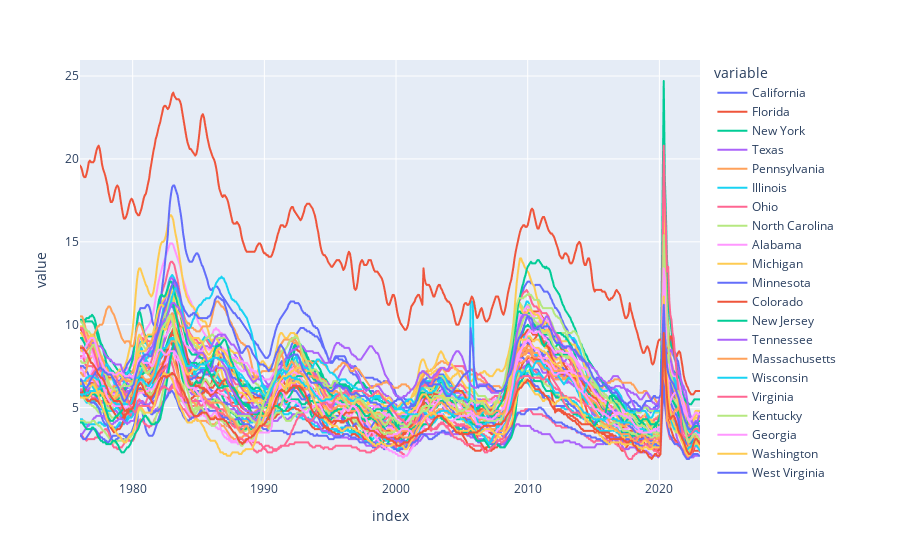

The notebook cell saved with this chart:
### Code cell
px.line(unemp_states)

### Figure 1 — Plotly figure (JSON) as saved in the notebook; plotly's stock layout.template omitted (floating-point values rounded to 4 significant figures; data arrays with more than 128 entries replaced by an {"elided": "..."} marker saying what was removed)
{"data": [{"hovertemplate": "variable=California<br>index=%{x}<br>value=%{y}<extra></extra>", "legendgroup": "California", "line": {"color": "#636efa", "dash": "solid"}, "marker": {"symbol": "circle"}, "mode": "lines", "name": "California", "showlegend": true, "type": "scattergl", "x": {"elided": "564 str values"}, "xaxis": "x", "y": {"elided": "564 float values"}, "yaxis": "y"}, {"hovertemplate": "variable=Florida<br>index=%{x}<br>value=%{y}<extra></extra>", "legendgroup": "Florida", "line": {"color": "#EF553B", "dash": "solid"}, "marker": {"symbol": "circle"}, "mode": "lines", "name": "Florida", "showlegend": true, "type": "scattergl", "x": {"elided": "564 str values"}, "xaxis": "x", "y": {"elided": "564 float values"}, "yaxis": "y"}, {"hovertemplate": "variable=New York<br>index=%{x}<br>value=%{y}<extra></extra>", "legendgroup": "New York", "line": {"color": "#00cc96", "dash": "solid"}, "marker": {"symbol": "circle"}, "mode": "lines", "name": "New York", "showlegend": true, "type": "scattergl", "x": {"elided": "564 str values"}, "xaxis": "x", "y": {"elided": "564 float values"}, "yaxis": "y"}, {"hovertemplate": "variable=Texas<br>index=%{x}<br>value=%{y}<extra></extra>", "legendgroup": "Texas", "line": {"color": "#ab63fa", "dash": "solid"}, "marker": {"symbol": "circle"}, "mode": "lines", "name": "Texas", "showlegend": true, "type": "scattergl", "x": {"elided": "564 str values"}, "xaxis": "x", "y": {"elided": "564 float values"}, "yaxis": "y"}, {"hovertemplate": "variable=Pennsylvania<br>index=%{x}<br>value=%{y}<extra></extra>", "legendgroup": "Pennsylvania", "line": {"color": "#FFA15A", "dash": "solid"}, "marker": {"symbol": "circle"}, "mode": "lines", "name": "Pennsylvania", "showlegend": true, "type": "scattergl", "x": {"elided": "564 str values"}, "xaxis": "x", "y": {"elided": "564 float values"}, "yaxis": "y"}, {"hovertemplate": "variable=Illinois<br>index=%{x}<br>value=%{y}<extra></extra>", "legendgroup": "Illinois", "line": {"color": "#19d3f3", "dash": "solid"}, "marker": {"symbol": "circle"}, "mode": "lines", "name": "Illinois", "showlegend": true, "type": "scattergl", "x": {"elided": "564 str values"}, "xaxis": "x", "y": {"elided": "564 float values"}, "yaxis": "y"}, {"hovertemplate": "variable=Ohio<br>index=%{x}<br>value=%{y}<extra></extra>", "legendgroup": "Ohio", "line": {"color": "#FF6692", "dash": "solid"}, "marker": {"symbol": "circle"}, "mode": "lines", "name": "Ohio", "showlegend": true, "type": "scattergl", "x": {"elided": "564 str values"}, "xaxis": "x", "y": {"elided": "564 float values"}, "yaxis": "y"}, {"hovertemplate": "variable=North Carolina<br>index=%{x}<br>value=%{y}<extra></extra>", "legendgroup": "North Carolina", "line": {"color": "#B6E880", "dash": "solid"}, "marker": {"symbol": "circle"}, "mode": "lines", "name": "North Carolina", "showlegend": true, "type": "scattergl", "x": {"elided": "564 str values"}, "xaxis": "x", "y": {"elided": "564 float values"}, "yaxis": "y"}, {"hovertemplate": "variable=Alabama<br>index=%{x}<br>value=%{y}<extra></extra>", "legendgroup": "Alabama", "line": {"color": "#FF97FF", "dash": "solid"}, "marker": {"symbol": "circle"}, "mode": "lines", "name": "Alabama", "showlegend": true, "type": "scattergl", "x": {"elided": "564 str values"}, "xaxis": "x", "y": {"elided": "564 float values"}, "yaxis": "y"}, {"hovertemplate": "variable=Michigan<br>index=%{x}<br>value=%{y}<extra></extra>", "legendgroup": "Michigan", "line": {"color": "#FECB52", "dash": "solid"}, "marker": {"symbol": "circle"}, "mode": "lines", "name": "Michigan", "showlegend": true, "type": "scattergl", "x": {"elided": "564 str values"}, "xaxis": "x", "y": {"elided": "564 float values"}, "yaxis": "y"}, {"hovertemplate": "variable=Minnesota<br>index=%{x}<br>value=%{y}<extra></extra>", "legendgroup": "Minnesota", "line": {"color": "#636efa", "dash": "solid"}, "marker": {"symbol": "circle"}, "mode": "lines", "name": "Minnesota", "showlegend": true, "type": "scattergl", "x": {"elided": "564 str values"}, "xaxis": "x", "y": {"elided": "564 float values"}, "yaxis": "y"}, {"hovertemplate": "variable=Colorado<br>index=%{x}<br>value=%{y}<extra></extra>", "legendgroup": "Colorado", "line": {"color": "#EF553B", "dash": "solid"}, "marker": {"symbol": "circle"}, "mode": "lines", "name": "Colorado", "showlegend": true, "type": "scattergl", "x": {"elided": "564 str values"}, "xaxis": "x", "y": {"elided": "564 float values"}, "yaxis": "y"}, {"hovertemplate": "variable=New Jersey<br>index=%{x}<br>value=%{y}<extra></extra>", "legendgroup": "New Jersey", "line": {"color": "#00cc96", "dash": "solid"}, "marker": {"symbol": "circle"}, "mode": "lines", "name": "New Jersey", "showlegend": true, "type": "scattergl", "x": {"elided": "564 str values"}, "xaxis": "x", "y": {"elided": "564 float values"}, "yaxis": "y"}, {"hovertemplate": "variable=Tennessee<br>index=%{x}<br>value=%{y}<extra></extra>", "legendgroup": "Tennessee", "line": {"color": "#ab63fa", "dash": "solid"}, "marker": {"symbol": "circle"}, "mode": "lines", "name": "Tennessee", "showlegend": true, "type": "scattergl", "x": {"elided": "564 str values"}, "xaxis": "x", "y": {"elided": "564 float values"}, "yaxis": "y"}, {"hovertemplate": "variable=Massachusetts<br>index=%{x}<br>value=%{y}<extra></extra>", "legendgroup": "Massachusetts", "line": {"color": "#FFA15A", "dash": "solid"}, "marker": {"symbol": "circle"}, "mode": "lines", "name": "Massachusetts", "showlegend": true, "type": "scattergl", "x": {"elided": "564 str values"}, "xaxis": "x", "y": {"elided": "564 float values"}, "yaxis": "y"}, {"hovertemplate": "variable=Wisconsin<br>index=%{x}<br>value=%{y}<extra></extra>", "legendgroup": "Wisconsin", "line": {"color": "#19d3f3", "dash": "solid"}, "marker": {"symbol": "circle"}, "mode": "lines", "name": "Wisconsin", "showlegend": true, "type": "scattergl", "x": {"elided": "564 str values"}, "xaxis": "x", "y": {"elided": "564 float values"}, "yaxis": "y"}, {"hovertemplate": "variable=Virginia<br>index=%{x}<br>value=%{y}<extra></extra>", "legendgroup": "Virginia", "line": {"color": "#FF6692", "dash": "solid"}, "marker": {"symbol": "circle"}, "mode": "lines", "name": "Virginia", "showlegend": true, "type": "scattergl", "x": {"elided": "564 str values"}, "xaxis": "x", "y": {"elided": "564 float values"}, "yaxis": "y"}, {"hovertemplate": "variable=Kentucky<br>index=%{x}<br>value=%{y}<extra></extra>", "legendgroup": "Kentucky", "line": {"color": "#B6E880", "dash": "solid"}, "marker": {"symbol": "circle"}, "mode": "lines", "name": "Kentucky", "showlegend": true, "type": "scattergl", "x": {"elided": "564 str values"}, "xaxis": "x", "y": {"elided": "564 float values"}, "yaxis": "y"}, {"hovertemplate": "variable=Georgia<br>index=%{x}<br>value=%{y}<extra></extra>", "legendgroup": "Georgia", "line": {"color": "#FF97FF", "dash": "solid"}, "marker": {"symbol": "circle"}, "mode": "lines", "name": "Georgia", "showlegend": true, "type": "scattergl", "x": {"elided": "564 str values"}, "xaxis": "x", "y": {"elided": "564 float values"}, "yaxis": "y"}, {"hovertemplate": "variable=Washington<br>index=%{x}<br>value=%{y}<extra></extra>", "legendgroup": "Washington", "line": {"color": "#FECB52", "dash": "solid"}, "marker": {"symbol": "circle"}, "mode": "lines", "name": "Washington", "showlegend": true, "type": "scattergl", "x": {"elided": "564 str values"}, "xaxis": "x", "y": {"elided": "564 float values"}, "yaxis": "y"}, {"hovertemplate": "variable=West Virginia<br>index=%{x}<br>value=%{y}<extra></extra>", "legendgroup": "West Virginia", "line": {"color": "#636efa", "dash": "solid"}, "marker": {"symbol": "circle"}, "mode": "lines", "name": "West Virginia", "showlegend": true, "type": "scattergl", "x": {"elided": "564 str values"}, "xaxis": "x", "y": {"elided": "564 float values"}, "yaxis": "y"}, {"hovertemplate": "variable=Missouri<br>index=%{x}<br>value=%{y}<extra></extra>", "legendgroup": "Missouri", "line": {"color": "#EF553B", "dash": "solid"}, "marker": {"symbol": "circle"}, "mode": "lines", "name": "Missouri", "showlegend": true, "type": "scattergl", "x": {"elided": "564 str values"}, "xaxis": "x", "y": {"elided": "564 float values"}, "yaxis": "y"}, {"hovertemplate": "variable=Indiana<br>index=%{x}<br>value=%{y}<extra></extra>", "legendgroup": "Indiana", "line": {"color": "#00cc96", "dash": "solid"}, "marker": {"symbol": "circle"}, "mode": "lines", "name": "Indiana", "showlegend": true, "type": "scattergl", "x": {"elided": "564 str values"}, "xaxis": "x", "y": {"elided": "564 float values"}, "yaxis": "y"}, {"hovertemplate": "variable=New Mexico<br>index=%{x}<br>value=%{y}<extra></extra>", "legendgroup": "New Mexico", "line": {"color": "#ab63fa", "dash": "solid"}, "marker": {"symbol": "circle"}, "mode": "lines", "name": "New Mexico", "showlegend": true, "type": "scattergl", "x": {"elided": "564 str values"}, "xaxis": "x", "y": {"elided": "564 float values"}, "yaxis": "y"}, {"hovertemplate": "variable=Alaska<br>index=%{x}<br>value=%{y}<extra></extra>", "legendgroup": "Alaska", "line": {"color": "#FFA15A", "dash": "solid"}, "marker": {"symbol": "circle"}, "mode": "lines", "name": "Alaska", "showlegend": true, "type": "scattergl", "x": {"elided": "564 str values"}, "xaxis": "x", "y": {"elided": "564 float values"}, "yaxis": "y"}, {"hovertemplate": "variable=Iowa<br>index=%{x}<br>value=%{y}<extra></extra>", "legendgroup": "Iowa", "line": {"color": "#19d3f3", "dash": "solid"}, "marker": {"symbol": "circle"}, "mode": "lines", "name": "Iowa", "showlegend": true, "type": "scattergl", "x": {"elided": "564 str values"}, "xaxis": "x", "y": {"elided": "564 float values"}, "yaxis": "y"}, {"hovertemplate": "variable=South Carolina<br>index=%{x}<br>value=%{y}<extra></extra>", "legendgroup": "South Carolina", "line": {"color": "#FF6692", "dash": "solid"}, "marker": {"symbol": "circle"}, "mode": "lines", "name": "South Carolina", "showlegend": true, "type": "scattergl", "x": {"elided": "564 str values"}, "xaxis": "x", "y": {"elided": "564 float values"}, "yaxis": "y"}, {"hovertemplate": "variable=Arizona<br>index=%{x}<br>value=%{y}<extra></extra>", "legendgroup": "Arizona", "line": {"color": "#B6E880", "dash": "solid"}, "marker": {"symbol": "circle"}, "mode": "lines", "name": "Arizona", "showlegend": true, "type": "scattergl", "x": {"elided": "564 str values"}, "xaxis": "x", "y": {"elided": "564 float values"}, "yaxis": "y"}, {"hovertemplate": "variable=Arkansas<br>index=%{x}<br>value=%{y}<extra></extra>", "legendgroup": "Arkansas", "line": {"color": "#FF97FF", "dash": "solid"}, "marker": {"symbol": "circle"}, "mode": "lines", "name": "Arkansas", "showlegend": true, "type": "scattergl", "x": {"elided": "564 str values"}, "xaxis": "x", "y": {"elided": "564 float values"}, "yaxis": "y"}, {"hovertemplate": "variable=Oregon<br>index=%{x}<br>value=%{y}<extra></extra>", "legendgroup": "Oregon", "line": {"color": "#FECB52", "dash": "solid"}, "marker": {"symbol": "circle"}, "mode": "lines", "name": "Oregon", "showlegend": true, "type": "scattergl", "x": {"elided": "564 str values"}, "xaxis": "x", "y": {"elided": "564 float values"}, "yaxis": "y"}, {"hovertemplate": "variable=Oklahoma<br>index=%{x}<br>value=%{y}<extra></extra>", "legendgroup": "Oklahoma", "line": {"color": "#636efa", "dash": "solid"}, "marker": {"symbol": "circle"}, "mode": "lines", "name": "Oklahoma", "showlegend": true, "type": "scattergl", "x": {"elided": "564 str values"}, "xaxis": "x", "y": {"elided": "564 float values"}, "yaxis": "y"}, {"hovertemplate": "variable=Utah<br>index=%{x}<br>value=%{y}<extra></extra>", "legendgroup": "Utah", "line": {"color": "#EF553B", "dash": "solid"}, "marker": {"symbol": "circle"}, "mode": "lines", "name": "Utah", "showlegend": true, "type": "scattergl", "x": {"elided": "564 str values"}, "xaxis": "x", "y": {"elided": "564 float values"}, "yaxis": "y"}, {"hovertemplate": "variable=Nevada<br>index=%{x}<br>value=%{y}<extra></extra>", "legendgroup": "Nevada", "line": {"color": "#00cc96", "dash": "solid"}, "marker": {"symbol": "circle"}, "mode": "lines", "name": "Nevada", "showlegend": true, "type": "scattergl", "x": {"elided": "564 str values"}, "xaxis": "x", "y": {"elided": "564 float values"}, "yaxis": "y"}, {"hovertemplate": "variable=North Dakota<br>index=%{x}<br>value=%{y}<extra></extra>", "legendgroup": "North Dakota", "line": {"color": "#ab63fa", "dash": "solid"}, "marker": {"symbol": "circle"}, "mode": "lines", "name": "North Dakota", "showlegend": true, "type": "scattergl", "x": {"elided": "564 str values"}, "xaxis": "x", "y": {"elided": "564 float values"}, "yaxis": "y"}, {"hovertemplate": "variable=Maryland<br>index=%{x}<br>value=%{y}<extra></extra>", "legendgroup": "Maryland", "line": {"color": "#FFA15A", "dash": "solid"}, "marker": {"symbol": "circle"}, "mode": "lines", "name": "Maryland", "showlegend": true, "type": "scattergl", "x": {"elided": "564 str values"}, "xaxis": "x", "y": {"elided": "564 float values"}, "yaxis": "y"}, {"hovertemplate": "variable=Louisiana<br>index=%{x}<br>value=%{y}<extra></extra>", "legendgroup": "Louisiana", "line": {"color": "#19d3f3", "dash": "solid"}, "marker": {"symbol": "circle"}, "mode": "lines", "name": "Louisiana", "showlegend": true, "type": "scattergl", "x": {"elided": "564 str values"}, "xaxis": "x", "y": {"elided": "564 float values"}, "yaxis": "y"}, {"hovertemplate": "variable=Nebraska<br>index=%{x}<br>value=%{y}<extra></extra>", "legendgroup": "Nebraska", "line": {"color": "#FF6692", "dash": "solid"}, "marker": {"symbol": "circle"}, "mode": "lines", "name": "Nebraska", "showlegend": true, "type": "scattergl", "x": {"elided": "564 str values"}, "xaxis": "x", "y": {"elided": "564 float values"}, "yaxis": "y"}, {"hovertemplate": "variable=Kansas<br>index=%{x}<br>value=%{y}<extra></extra>", "legendgroup": "Kansas", "line": {"color": "#B6E880", "dash": "solid"}, "marker": {"symbol": "circle"}, "mode": "lines", "name": "Kansas", "showlegend": true, "type": "scattergl", "x": {"elided": "564 str values"}, "xaxis": "x", "y": {"elided": "564 float values"}, "yaxis": "y"}, {"hovertemplate": "variable=Connecticut<br>index=%{x}<br>value=%{y}<extra></extra>", "legendgroup": "Connecticut", "line": {"color": "#FF97FF", "dash": "solid"}, "marker": {"symbol": "circle"}, "mode": "lines", "name": "Connecticut", "showlegend": true, "type": "scattergl", "x": {"elided": "564 str values"}, "xaxis": "x", "y": {"elided": "564 float values"}, "yaxis": "y"}, {"hovertemplate": "variable=Idaho<br>index=%{x}<br>value=%{y}<extra></extra>", "legendgroup": "Idaho", "line": {"color": "#FECB52", "dash": "solid"}, "marker": {"symbol": "circle"}, "mode": "lines", "name": "Idaho", "showlegend": true, "type": "scattergl", "x": {"elided": "564 str values"}, "xaxis": "x", "y": {"elided": "564 float values"}, "yaxis": "y"}, {"hovertemplate": "variable=South Dakota<br>index=%{x}<br>value=%{y}<extra></extra>", "legendgroup": "South Dakota", "line": {"color": "#636efa", "dash": "solid"}, "marker": {"symbol": "circle"}, "mode": "lines", "name": "South Dakota", "showlegend": true, "type": "scattergl", "x": {"elided": "564 str values"}, "xaxis": "x", "y": {"elided": "564 float values"}, "yaxis": "y"}, {"hovertemplate": "variable=Puerto Rico<br>index=%{x}<br>value=%{y}<extra></extra>", "legendgroup": "Puerto Rico", "line": {"color": "#EF553B", "dash": "solid"}, "marker": {"symbol": "circle"}, "mode": "lines", "name": "Puerto Rico", "showlegend": true, "type": "scattergl", "x": {"elided": "564 str values"}, "xaxis": "x", "y": {"elided": "564 float values"}, "yaxis": "y"}, {"hovertemplate": "variable=Wyoming<br>index=%{x}<br>value=%{y}<extra></extra>", "legendgroup": "Wyoming", "line": {"color": "#00cc96", "dash": "solid"}, "marker": {"symbol": "circle"}, "mode": "lines", "name": "Wyoming", "showlegend": true, "type": "scattergl", "x": {"elided": "564 str values"}, "xaxis": "x", "y": {"elided": "564 float values"}, "yaxis": "y"}, {"hovertemplate": "variable=the District of Columbia<br>index=%{x}<br>value=%{y}<extra></extra>", "legendgroup": "the District of Columbia", "line": {"color": "#ab63fa", "dash": "solid"}, "marker": {"symbol": "circle"}, "mode": "lines", "name": "the District of Columbia", "showlegend": true, "type": "scattergl", "x": {"elided": "564 str values"}, "xaxis": "x", "y": {"elided": "564 float values"}, "yaxis": "y"}, {"hovertemplate": "variable=Maine<br>index=%{x}<br>value=%{y}<extra></extra>", "legendgroup": "Maine", "line": {"color": "#FFA15A", "dash": "solid"}, "marker": {"symbol": "circle"}, "mode": "lines", "name": "Maine", "showlegend": true, "type": "scattergl", "x": {"elided": "564 str values"}, "xaxis": "x", "y": {"elided": "564 float values"}, "yaxis": "y"}, {"hovertemplate": "variable=Montana<br>index=%{x}<br>value=%{y}<extra></extra>", "legendgroup": "Montana", "line": {"color": "#19d3f3", "dash": "solid"}, "marker": {"symbol": "circle"}, "mode": "lines", "name": "Montana", "showlegend": true, "type": "scattergl", "x": {"elided": "564 str values"}, "xaxis": "x", "y": {"elided": "564 float values"}, "yaxis": "y"}, {"hovertemplate": "variable=Hawaii<br>index=%{x}<br>value=%{y}<extra></extra>", "legendgroup": "Hawaii", "line": {"color": "#FF6692", "dash": "solid"}, "marker": {"symbol": "circle"}, "mode": "lines", "name": "Hawaii", "showlegend": true, "type": "scattergl", "x": {"elided": "564 str values"}, "xaxis": "x", "y": {"elided": "564 float values"}, "yaxis": "y"}, {"hovertemplate": "variable=Rhode Island<br>index=%{x}<br>value=%{y}<extra></extra>", "legendgroup": "Rhode Island", "line": {"color": "#B6E880", "dash": "solid"}, "marker": {"symbol": "circle"}, "mode": "lines", "name": "Rhode Island", "showlegend": true, "type": "scattergl", "x": {"elided": "564 str values"}, "xaxis": "x", "y": {"elided": "564 float values"}, "yaxis": "y"}, {"hovertemplate": "variable=Delaware<br>index=%{x}<br>value=%{y}<extra></extra>", "legendgroup": "Delaware", "line": {"color": "#FF97FF", "dash": "solid"}, "marker": {"symbol": "circle"}, "mode": "lines", "name": "Delaware", "showlegend": true, "type": "scattergl", "x": {"elided": "564 str values"}, "xaxis": "x", "y": {"elided": "564 float values"}, "yaxis": "y"}, {"hovertemplate": "variable=New Hampshire<br>index=%{x}<br>value=%{y}<extra></extra>", "legendgroup": "New Hampshire", "line": {"color": "#FECB52", "dash": "solid"}, "marker": {"symbol": "circle"}, "mode": "lines", "name": "New Hampshire", "showlegend": true, "type": "scattergl", "x": {"elided": "564 str values"}, "xaxis": "x", "y": {"elided": "564 float values"}, "yaxis": "y"}, {"hovertemplate": "variable=Mississippi<br>index=%{x}<br>value=%{y}<extra></extra>", "legendgroup": "Mississippi", "line": {"color": "#636efa", "dash": "solid"}, "marker": {"symbol": "circle"}, "mode": "lines", "name": "Mississippi", "showlegend": true, "type": "scattergl", "x": {"elided": "564 str values"}, "xaxis": "x", "y": {"elided": "564 float values"}, "yaxis": "y"}, {"hovertemplate": "variable=Vermont<br>index=%{x}<br>value=%{y}<extra></extra>", "legendgroup": "Vermont", "line": {"color": "#EF553B", "dash": "solid"}, "marker": {"symbol": "circle"}, "mode": "lines", "name": "Vermont", "showlegend": true, "type": "scattergl", "x": {"elided": "564 str values"}, "xaxis": "x", "y": {"elided": "564 float values"}, "yaxis": "y"}], "layout": {"legend": {"title": {"text": "variable"}, "tracegroupgap": 0}, "margin": {"t": 60}, "xaxis": {"anchor": "y", "domain": [0, 1], "title": {"text": "index"}}, "yaxis": {"anchor": "x", "domain": [0, 1], "title": {"text": "value"}}}}
